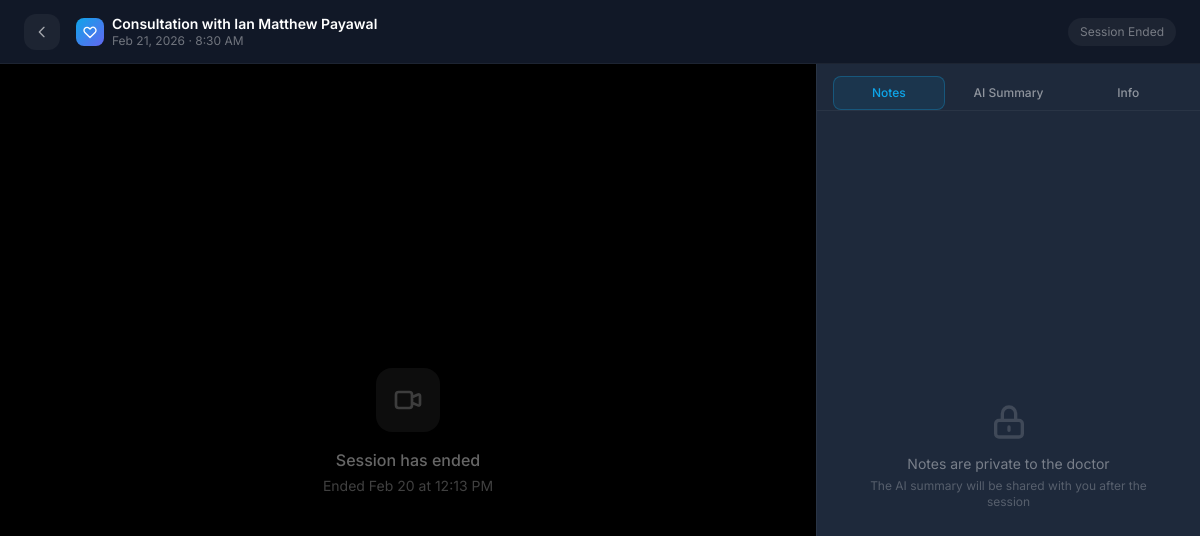
The page /consultation_room.php?appointment_id=1 (signed in) on the database its author committed.
### tables this page shows
CREATE TABLE `appointments` (
  `id` int unsigned NOT NULL AUTO_INCREMENT,
  `patient_id` int unsigned NOT NULL,
  `doctor_id` int unsigned NOT NULL,
  `appointment_date` date NOT NULL,
  `appointment_time` time NOT NULL,
  `status` enum('pending','confirmed','completed','cancelled') NOT NULL DEFAULT 'pending',
  `payment_status` enum('unpaid','paid','refunded') NOT NULL DEFAULT 'unpaid',
  `payment_reference` varchar(255) DEFAULT NULL,
  `chief_complaint` text,
  `notes` text,
  `meeting_link` varchar(500) DEFAULT NULL,
  `created_at` timestamp NULL DEFAULT CURRENT_TIMESTAMP,
  `updated_at` timestamp NULL DEFAULT CURRENT_TIMESTAMP ON UPDATE CURRENT_TIMESTAMP,
  PRIMARY KEY (`id`),
  KEY `patient_id` (`patient_id`),
  KEY `doctor_id` (`doctor_id`),
  CONSTRAINT `appointments_ibfk_1` FOREIGN KEY (`patient_id`) REFERENCES `users` (`id`) ON DELETE CASCADE,
  CONSTRAINT `appointments_ibfk_2` FOREIGN KEY (`doctor_id`) REFERENCES `users` (`id`) ON DELETE CASCADE
);

CREATE TABLE `consultations` (
  `id` int unsigned NOT NULL AUTO_INCREMENT,
  `appointment_id` int unsigned NOT NULL,
  `transcript` text,
  `ai_summary` text,
  `action_items` text,
  `follow_up_date` date DEFAULT NULL,
  `started_at` timestamp NULL DEFAULT NULL,
  `ended_at` timestamp NULL DEFAULT NULL,
  `created_at` timestamp NULL DEFAULT CURRENT_TIMESTAMP,
  PRIMARY KEY (`id`),
  UNIQUE KEY `appointment_id` (`appointment_id`),
  CONSTRAINT `consultations_ibfk_1` FOREIGN KEY (`appointment_id`) REFERENCES `appointments` (`id`) ON DELETE CASCADE
);

### consultation_room.php (the view, shortened to what this page needs)
<?php
require_once 'config/database.php';
$userId   = $_SESSION['user_id'];
$userRole = $_SESSION['user_role'];
$apptId   = intval($_GET['appointment_id'] ?? 0);
$stmt = $pdo->prepare("SELECT a.*,
    a.patient_id, a.doctor_id,
    CONCAT(p.first_name,' ',p.last_name) AS patient_name,
    CONCAT(d.first_name,' ',d.last_name) AS doctor_name,
    p.email AS patient_email, d.email AS doctor_email,
    dp.specialization,
    c.id AS consult_id, c.transcript AS notes, c.ai_summary, c.started_at, c.ended_at
    FROM appointments a
    JOIN users p ON a.patient_id = p.id
    JOIN users d ON a.doctor_id = d.id
    LEFT JOIN doctor_profiles dp ON d.id = dp.user_id
    LEFT JOIN consultations c ON a.id = c.appointment_id
    WHERE a.id = ? AND (a.patient_id = ? OR a.doctor_id = ?)
    AND a.status IN ('confirmed','completed')");
$stmt->execute([$apptId, $userId, $userId]);
$appt = $stmt->fetch();
$isDoctor  = ($userRole === 'doctor');
$isEnded   = !empty($appt['ended_at']);
?>
<!DOCTYPE html>
<html lang="en">
<head>
    <script src="https://cdn.tailwindcss.com"></script>
    <link rel="stylesheet" href="css/dashboard.css">
</head>
<body class="bg-dark text-white font-sans antialiased overflow-hidden">
<header class="h-16 flex items-center justify-between px-6 border-b border-white/5 bg-dark-sidebar z-20 relative">
    <div class="flex items-center gap-4">
        <a href="consultations.php" class="w-9 h-9 bg-white/5 hover:bg-white/10 rounded-xl flex items-center justify-center transition-colors text-white/60 hover:text-white">
            <svg class="w-4 h-4" fill="none" stroke="currentColor" viewBox="0 0 24 24"><path stroke-linecap="round" stroke-linejoin="round" stroke-width="2" d="M15 19l-7-7 7-7"/></svg>
        </a>
        <div class="flex items-center gap-2">
            <div class="w-7 h-7 bg-gradient-to-br from-primary to-accent rounded-lg flex items-center justify-center shrink-0">
                <svg class="w-4 h-4 text-white" fill="none" stroke="currentColor" viewBox="0 0 24 24"><path stroke-linecap="round" stroke-linejoin="round" stroke-width="2" d="M4.318 6.318a4.5 4.5 0 000 6.364L12 20.364l7.682-7.682a4.5 4.5 0 00-6.364-6.364L12 7.636l-1.318-1.318a4.5 4.5 0 00-6.364 0z"/></svg>
            </div>
            <div>
                <p class="text-sm font-semibold text-white leading-tight">
                    Consultation with <?= htmlspecialchars($isDoctor ? $appt['patient_name'] : $appt['doctor_name']) ?>
                </p>
                <p class="text-xs text-white/40 leading-tight">
                    <?= date('M j, Y', strtotime($appt['appointment_date'])) ?> · <?= date('g:i A', strtotime($appt['appointment_time'])) ?>
                </p>
            </div>
        </div>
    </div>
    <div class="flex items-center gap-2">
        <?php if (!$isEnded): ?>
        <div class="flex items-center gap-1.5 text-xs text-emerald-400 bg-emerald-500/10 border border-emerald-500/20 px-3 py-1.5 rounded-full">
            <span class="w-1.5 h-1.5 bg-emerald-400 rounded-full animate-pulse"></span>
            Live Session
        </div>
        <?php else: ?>
        <span class="text-xs text-white/40 bg-white/5 px-3 py-1.5 rounded-full">Session Ended</span>
        <?php endif; ?>
    </div>
</header>
<div class="flex" style="height:calc(100vh - 64px)">
    <div class="flex-1 bg-black relative" id="jitsiContainer">
        <?php if ($isEnded): ?>
        <div class="absolute inset-0 flex flex-col items-center justify-center text-center p-8">
            <div class="w-16 h-16 bg-white/5 rounded-2xl flex items-center justify-center mb-4">
                <svg class="w-8 h-8 text-white/20" fill="none" stroke="currentColor" viewBox="0 0 24 24">
                    <path stroke-linecap="round" stroke-linejoin="round" stroke-width="2" d="M15 10l4.553-2.069A1 1 0 0121 8.87v6.26a1 1 0 01-1.447.894L15 14M5 18h8a2 2 0 002-2V8a2 2 0 00-2-2H5a2 2 0 00-2 2v8a2 2 0 002 2z"/>
                </svg>
            </div>
            <p class="text-white/40 font-medium">Session has ended</p>
            <p class="text-white/25 text-sm mt-1">Ended <?= $appt['ended_at'] ? date('M j \a\t g:i A', strtotime($appt['ended_at'])) : '' ?></p>
        </div>
        <?php endif; ?>
        <div id="jitsiFrame" class="w-full h-full"></div>
    </div>
    <div class="w-96 shrink-0 bg-dark-card border-l border-white/5 flex flex-col">
        <div class="flex border-b border-white/5 px-4 pt-3 gap-2">
            <button onclick="switchTab('notes')" id="tab-notes" class="tab-btn active flex-1 text-xs font-medium py-2 px-3 rounded-lg border border-transparent transition-all">Notes</button>
            <button onclick="switchTab('summary')" id="tab-summary" class="tab-btn flex-1 text-xs font-medium py-2 px-3 rounded-lg border border-transparent text-white/50 hover:text-white transition-all">AI Summary</button>
            <button onclick="switchTab('info')" id="tab-info" class="tab-btn flex-1 text-xs font-medium py-2 px-3 rounded-lg border border-transparent text-white/50 hover:text-white transition-all">Info</button>
        </div>
        <div id="panel-notes" class="flex-1 flex flex-col overflow-hidden">
            <div class="p-4 flex-1 flex flex-col">
                <?php if ($isDoctor && !$isEnded): ?>
                <p class="text-xs text-white/40 mb-2">Consultation notes (only visible to you)</p>
                <textarea id="notesInput" class="notes-area flex-1 w-full bg-white/5 border border-white/10 text-white placeholder-white/25 rounded-xl p-3 text-sm focus:outline-none focus:border-primary transition-all" placeholder="Type your clinical notes here..."><?= htmlspecialchars($appt['notes'] ?? '') ?></textarea>
                <div class="flex items-center gap-2 mt-3">
                    <button onclick="saveNotes()" class="flex-1 bg-white/5 hover:bg-white/10 border border-white/10 text-white text-xs font-medium py-2.5 rounded-xl transition-all">Save Notes</button>
                    <button onclick="generateSummary()" id="summaryBtn" class="flex-1 bg-violet-500/20 hover:bg-violet-500/30 border border-violet-500/30 text-violet-300 text-xs font-medium py-2.5 rounded-xl transition-all flex items-center justify-center gap-1.5">
                        <svg class="w-3.5 h-3.5" fill="none" stroke="currentColor" viewBox="0 0 24 24"><path stroke-linecap="round" stroke-linejoin="round" stroke-width="2" d="M9.663 17h4.673M12 3v1m6.364 1.636l-.707.707M21 12h-1M4 12H3m3.343-5.657l-.707-.707m2.828 9.9a5 5 0 117.072 0l-.548.547A3.374 3.374 0 0014 18.469V19a2 2 0 11-4 0v-.531c0-.895-.356-1.754-.988-2.386l-.548-.547z"/></svg>
                        AI Summary
                    </button>
                </div>
                <p id="notesFeedback" class="text-xs mt-2 hidden text-center"></p>
                <?php else: ?>
                <div class="flex-1 flex flex-col items-center justify-center text-center p-4">
                    <svg class="w-10 h-10 text-white/15 mb-3" fill="none" stroke="currentColor" viewBox="0 0 24 24">
                        <path stroke-linecap="round" stroke-linejoin="round" stroke-width="2" d="M12 15v2m-6 4h12a2 2 0 002-2v-6a2 2 0 00-2-2H6a2 2 0 00-2 2v6a2 2 0 002 2zm10-10V7a4 4 0 00-8 0v4h8z"/>
                    </svg>
                    <p class="text-sm text-white/40">Notes are private to the doctor</p>
                    <p class="text-xs text-white/25 mt-1">The AI summary will be shared with you after the session</p>
                </div>
                <?php endif; ?>
            </div>
        </div>
    </div>
</div>
</body>
</html>

### css/dashboard.css (style rules this page uses)
* { box-sizing: border-box; margin: 0; padding: 0; }

### consultation_room.php (style rules this page uses)
#jitsiContainer { height: calc(100vh - 64px); }
.tab-btn.active { background: rgba(14,165,233,0.1); color: #0ea5e9; border-color: rgba(14,165,233,0.3); }

### rows shown on the page
appointments: appointment_date "Feb 21, 2026", appointment_time "8:30 AM", consultations.ended_at "Feb 20 at 12:13 PM"

### other values the page prints
$isDoctor ? $appt['patient_name'] : $appt['doctor_name'] "Ian Matthew Payawal"
